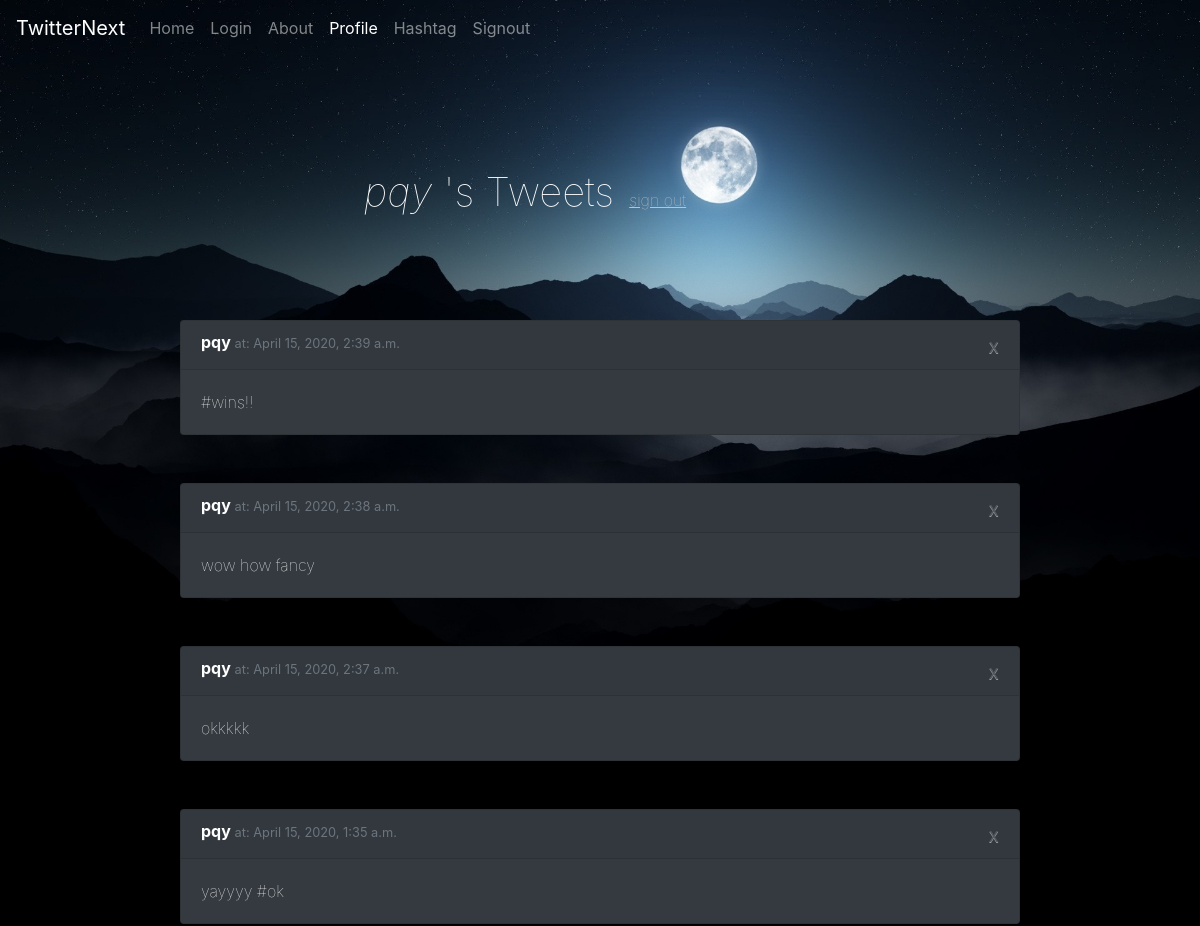
Before: /profile/ (signed in, upper part) with the older database file.
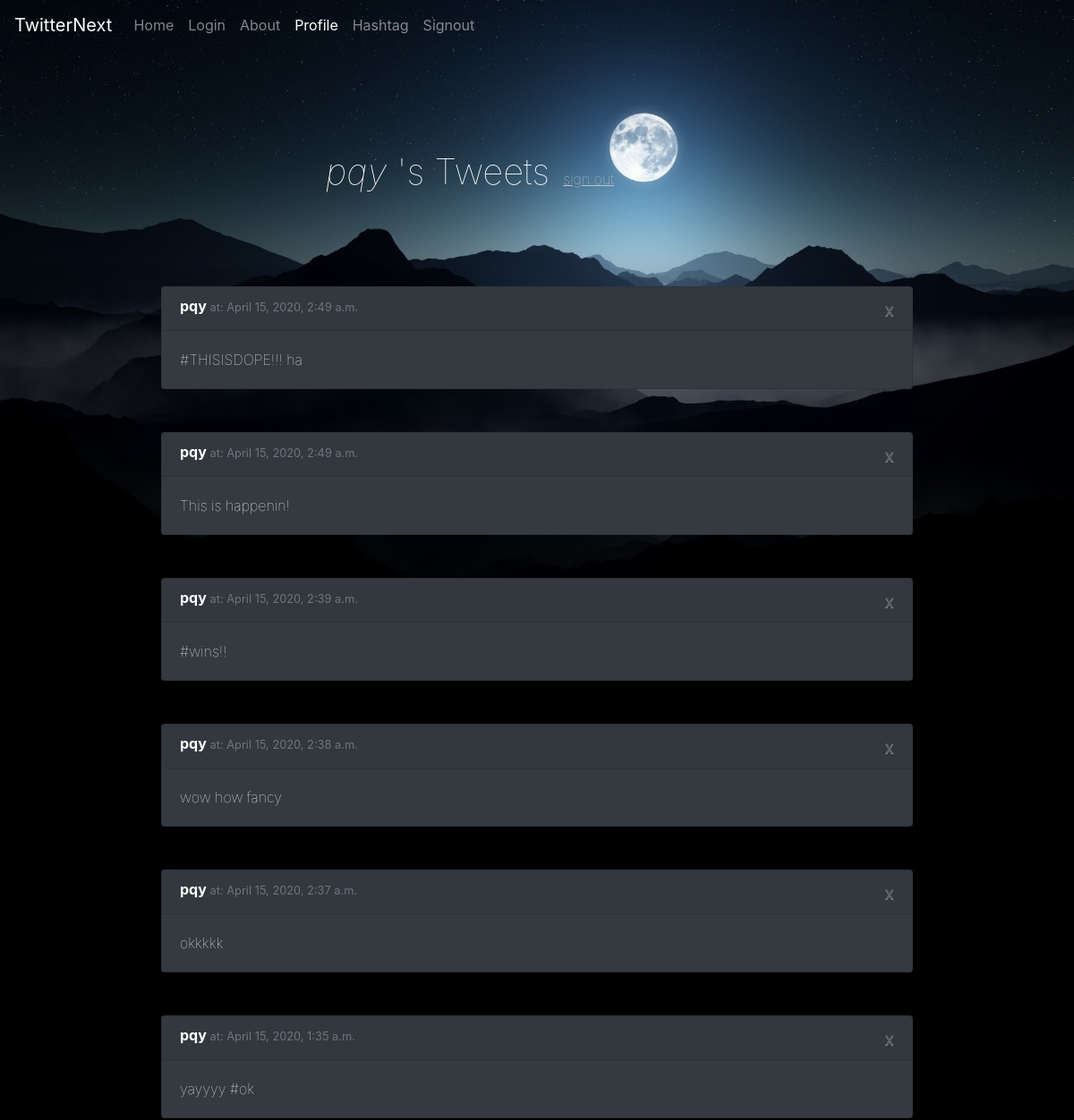
After: the same page with the newer database file.
### core/models.py (models this page shows, shortened)
class Tweet(models.Model):
    body = models.CharField(max_length=280)
    created_at = models.DateTimeField(auto_now=True)
    author = models.ForeignKey(User, on_delete=models.DO_NOTHING)
    likes = models.ManyToManyField(User, related_name='likes')
    parsed = models.ManyToManyField('TextPair')

### core/views.py (the view)
# urls.py: path('profile/', profile, name='profile'),
def profile(request):
    if str(request.user)=="AnonymousUser":
        return render(request, "profile.html", {"tweets" : [], "user": request.user, "valid": False})
    tweets = Tweet.objects.filter(author=request.user).order_by("created_at").reverse()
    return render(request, "profile.html", {"tweets" : tweets, "user": request.user, "valid": True})

### core/templates/profile.html (shortened to what this page needs)
<!DOCTYPE html>
<html lang="en">
  <head>
    {% load static %}
    <link rel="stylesheet" type="text/css" href="{% static 'new.css' %}">
    <link
      rel="stylesheet"
      href="https://stackpath.bootstrapcdn.com/bootstrap/4.4.1/css/bootstrap.min.css"
    />
  </head>
  <body class="black2">
    <nav class="navbar navbar-expand-lg navbar-dark bg-transparent">
      <a class="navbar-brand active" href="/home">TwitterNext</a>
      <div class="collapse navbar-collapse" id="navbarSupportedContent">
        <ul class="navbar-nav mr-auto">
          <li class="nav-item">
            <a class="nav-link" href="/home">Home</a>
          </li>
           <li class="nav-item">
            <a class="nav-link" href="/login">Login</a>
          </li>
          <li class="nav-item">
            <a class="nav-link" href="/about">About</a>
          </li>
          <li class="nav-item active">
            <a class="nav-link" href="/profile">Profile</a>
          </li>
          <li class="nav-item">
             <a class="nav-link" href="/hashtagAll">Hashtag</a>
          </li>
           <li class="nav-item">
            <a class="nav-link" href="/signout">Signout</a>
          </li>
        </ul>
      </div>
    </nav>
    <div class="jumbotron bg-transparent">
      <div class="mx-auto dark" style="width: 50%; border-radius: 0px;">
        {% if not valid %}
        <br>
        <br>
        <h1 class="mx-auto pl-1 mt-5">Please <a href="/login";"><u>login</u></a> to see your profile: <a href="/login";">
        {% else %}
         <h1 class="mx-auto pl-5 mt-5"> <em>{{user}}</em> 's Tweets    <a href="/signout";"><small class="ml-1 h6"><u>  sign out</u></small></a></h1>
        </div>
    </div>
  {% for tweet in tweets %}
    <div class="card mx-auto text-white bg-dark mb-5" style="width: 70%;">
      <h6 class="card-header font-weight-light mb-0 align-text-bottom">
        <b class = "font-weight-bold">{{tweet.author}}   </b><small class="text-muted">at: {{tweet.created_at}}</small>
        <a class="close text-muted" href="/deletep?id={{tweet.id}}"><small>x</small></a>
      </h6>
      <div class="card-body">
        <p class="card-text">{{tweet.body}}</p>
      </div>
    </div>
  {%endfor%}
      {% endif %}
  </body>
</html>

Changed rows visible on the page:
added Tweet: author "pqy", created_at "April 15, 2020, 2:49 a.m.", body "#THISISDOPE!!! ha"
added Tweet: author "pqy", created_at "April 15, 2020, 2:49 a.m.", body "This is happenin!"
